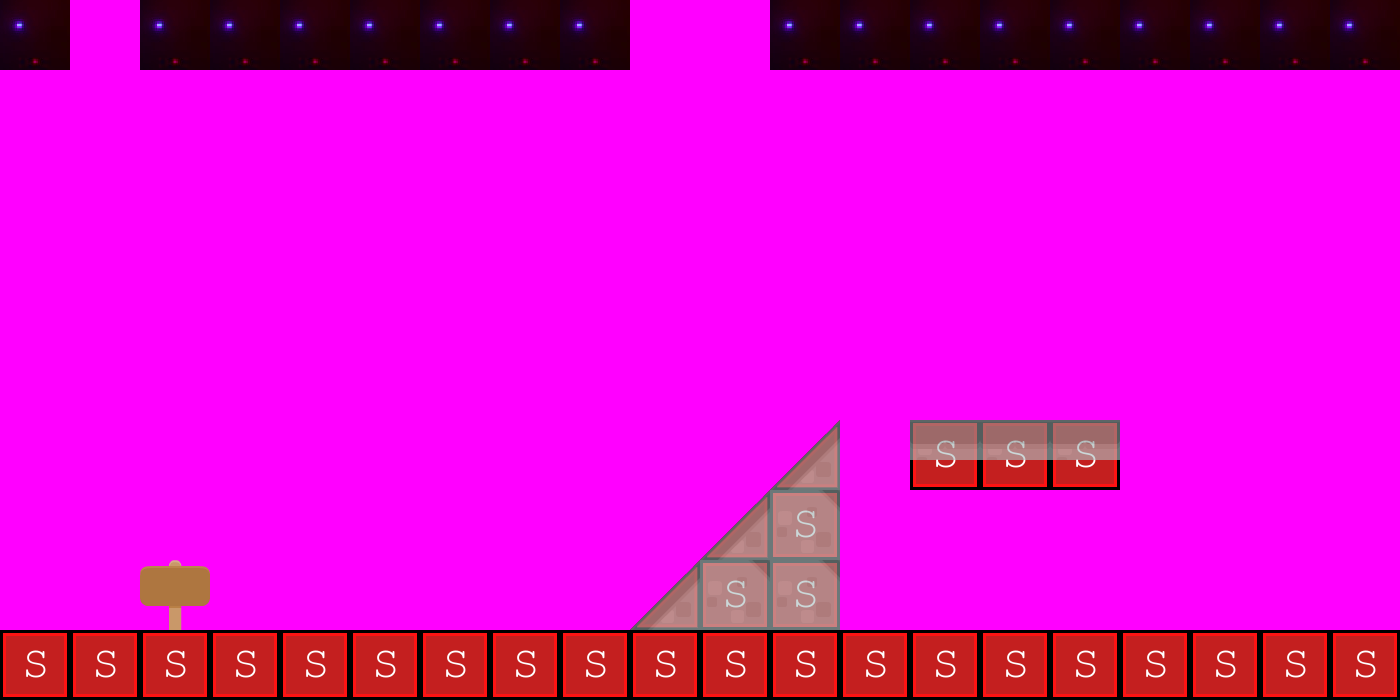

The image is a tile-based game level rendered from a .tmx file. Its description and source (layers, tilesets, objects; grid data summarised) follow:
An orthogonal 20x10 tile map with 70x70 px tiles, 5 tile layers (background3, Tile Layer 1, collisions, background, ...), 5 tilesets and 4 objects (3x BadGuy, Mushrrom).

<map version="1.0" orientation="orthogonal" renderorder="right-down" width="20" height="10" tilewidth="70" tileheight="70" backgroundcolor="#ff00ff">
 <tileset firstgid="1" name="background-tiles" tilewidth="70" tileheight="70">
  <image source="../img/background-tiles.png" width="910" height="910" />
 </tileset>
 <tileset firstgid="170" name="background-tiles" tilewidth="70" tileheight="70">
  <image source="../img/background-tiles.png" width="910" height="910" />
 </tileset>
 <tileset firstgid="339" name="background-tiles" tilewidth="70" tileheight="70">
  <image source="../img/background-tiles.png" width="910" height="910" />
 </tileset>
 <tileset firstgid="508" name="meta-tiles" tilewidth="70" tileheight="70">
  <image source="../img/meta-tiles.png" width="350" height="70" />
  <tile id="1">
   <properties>
    <property name="type" value="lslope" />
   </properties>
  </tile>
  <tile id="3">
   <properties>
    <property name="type" value="rslope" />
   </properties>
  </tile>
  <tile id="4">
   <properties>
    <property name="type" value="solid" />
   </properties>
  </tile>
 </tileset>
 <tileset firstgid="513" name="galaxy" tilewidth="70" tileheight="70">
  <image source="../img/galaxy.png" width="2978" height="1148" />
 </tileset>
 <layer name="background3" width="20" height="10">
  <data>[200 cells, 29 non-empty, 10 distinct tile ids]</data>
 </layer>
 <layer name="Tile Layer 1" width="20" height="10">
  <properties>
   <property name="type" value="rslope" />
  </properties>
  <data>[200 cells, 20 non-empty, 1 distinct tile ids]</data>
 </layer>
 <layer name="collisions" width="20" height="10">
  <data>[200 cells, 29 non-empty, 2 distinct tile ids]</data>
 </layer>
 <layer name="background" width="20" height="10" opacity="0.63">
  <data>[200 cells, 9 non-empty, 4 distinct tile ids]</data>
 </layer>
 <layer name="background2" width="20" height="10">
  <data>[200 cells, 1 non-empty, 1 distinct tile ids]</data>
 </layer>
 <objectgroup name="Object Layer 1">
  <object name="BadGuy" x="878" y="551" width="234" height="77" />
  <object name="BadGuy" x="1061" y="550" width="166" height="80" />
  <object name="BadGuy" x="1302" y="551" width="96" height="82" />
 </objectgroup>
 <objectgroup name="CollectableEntities">
  <object name="Mushrrom" x="349" y="558" width="69" height="70" />
 </objectgroup>
</map>
